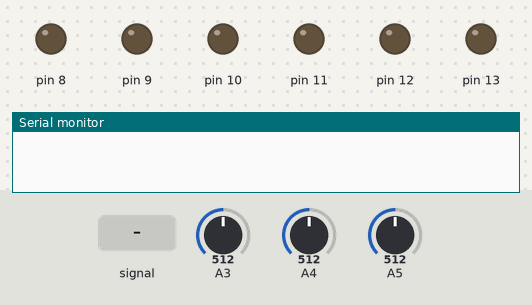
This sketch was run on a simulated Arduino Uno, built with avr-gcc and run on an emulated ATmega328P. Parts: output pins drawn as LEDs (lit = HIGH), the last lines printed to the serial monitor. Dashed ring = blinking. The test bench sets the inputs (shaded band); at power-on: A3 = 512, A4 = 512, A5 = 512.

Above: at 1.2 s.
1.3 s: A3 fed a 200 Hz sine of ±81 counts around its level
At 1.63 s:
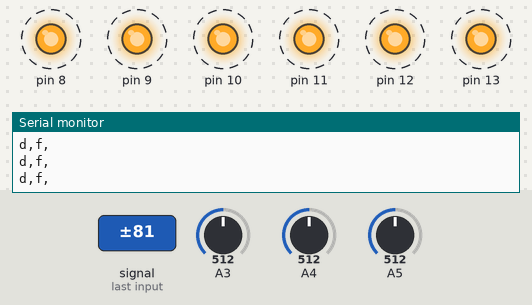
4.3 s: A3 set to 716
At 5.5 s:
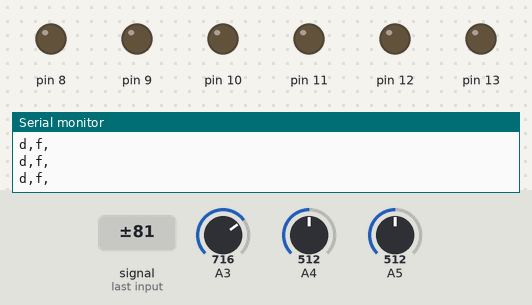
5.8 s: A3 set to 685
At 6.38 s:
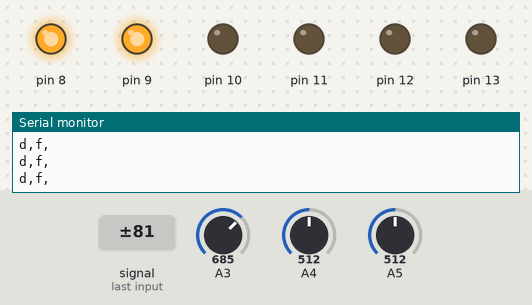
Timing chart, 0 to 8.8 s (numbered marks = the images above; inputs shaded):
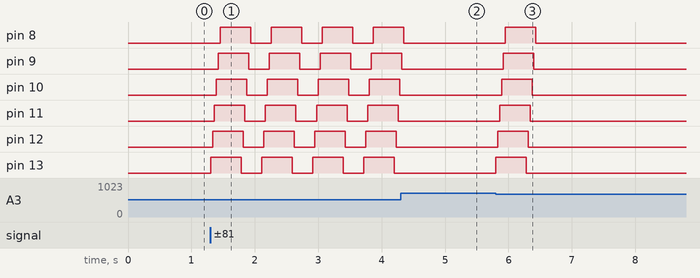

The sketch:

test_xbee_sheild.ino
```cpp
int x0 = 0;
int y0 = 0;
int z0 = 0;

int xp = 0;
int yp = 0;
int zp = 0;

int n = 10;
int x[10];
int y[10];
int z[10];

int fcount = 0;
void setup() {
  Serial.begin(9600);
  x0 = analogRead(A5);
  y0 = analogRead(A4);
  z0 = analogRead(A3);
  for (int i = 8; i < 14; i++) {
    pinMode(i, OUTPUT);
  }
  for (int i = 0; i < n ; i ++) {
    x[i] = y[i] = z[i] = 0;
  }
}

void loop() {
  x[fcount] = analogRead(A5) - x0;
  y[fcount] = analogRead(A4) - y0;
  z[fcount] = analogRead(A3) - z0;

  //int x_rea
  boolean forward = false;
  int init = (fcount + 1) % 10;
  // Serial.println(z[fcount] - z[init]);
  if (z[init] - z[fcount] > 15 ) {
    forward = true;
  }

  //Serial.println(z[fcount]);
  if (forward) {
    Serial.println("d,f,");
    int z_min = z[0];
    for (int i = 0; i < n; i++) {
      if (z[i] < z_min) {
        z_min = z[i];
      }
    }
    for (int i = 0; i < n ; i++) {
      z[i] = z_min - 100;
    }
    fcount = 0;
    for (int i = 13; i > 7; i--) {
      digitalWrite(i, HIGH);
      Serial.println("d,f,");
      delay(30);
    }
    for (int i = 0; i < 7; i++) {
      delay(30);
      Serial.println("d,f,");
    }
    for (int i = 0; i < 3; i++){
      delay(30);
    }
    for (int i = 13; i > 7; i--) {
      digitalWrite(i, LOW);
      Serial.println("d,f,");
      delay(30);
    }
    delay(140);
  }

  xp = x[fcount];
  yp = y[fcount];
  zp = z[fcount];

  fcount++;
  fcount = fcount % n;
}
```

Measured:
- the behaviour switches between 701 and 700 on A3 (found by bisection; images 2 and 3)
- after the input at 1.3 s, pin 8: alternates HIGH for 0.48 s and LOW for 0.32 s, starting after 0.15 s; pin 9: alternates HIGH for 0.48 s and LOW for 0.32 s, starting after 0.12 s
- after the input at 4.3 s, pin 8, pin 9: goes on until 4.3 s, then stays LOW; pin 10: stays LOW (without the input it goes to HIGH after 0.31 s); pin 11: stays LOW (without the input it goes to HIGH after 0.28 s); pin 12: stays LOW (without the input it goes to HIGH after 0.25 s); pin 13: stays LOW (without the input it goes to HIGH after 0.22 s)
- after the input at 5.8 s, pin 8: LOW → HIGH after 0.15 s, → LOW 0.48 s later; pin 9: LOW → HIGH after 0.12 s, → LOW 0.48 s later; pin 10: LOW → HIGH after 0.09 s, → LOW 0.48 s later; pin 11: LOW → HIGH after 0.06 s, → LOW 0.48 s later; pin 12, pin 13: LOW → HIGH at once, → LOW 0.48 s later
